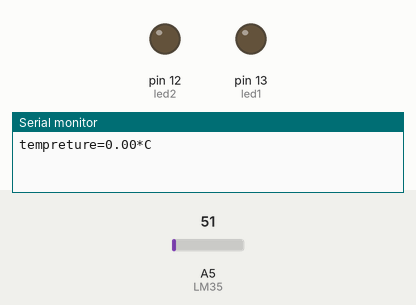
Bench run of a sketch on a simulated Arduino Uno, built with avr-gcc and run on an emulated ATmega328P. Shown: output pins drawn as LEDs (lit = HIGH), the last lines printed to the serial monitor. The test bench sets the inputs (shaded band); at power-on: A5 (LM35) = 51.

Above: at 0.1 s.
At 0.6 s:
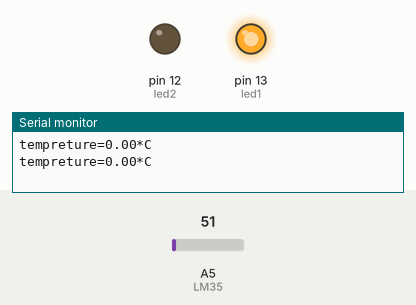
Timing chart, 0 to 2.1 s (numbered marks = the images above):
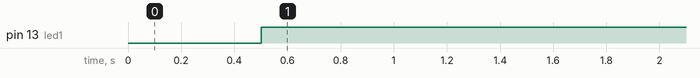

The sketch:

LM_35_tempreture_.ino
```cpp
int LM35 = A5;
int sensorvalue = 0;
int led1 = 13;
 int led2=12;
void setup() {
  // put you,r setup code here, to run once:
 pinMode(led1,OUTPUT);
 pinMode(led2,OUTPUT);
 Serial.begin(9600);


}

void loop() {
  // put your main code here, to run repeatedly:
sensorvalue = analogRead(LM35);
float nv=(sensorvalue/1024.0)/5000;
float temp =nv/10;
Serial.print("tempreture=");
Serial.print(temp);
Serial.print("*C");
Serial.println();
delay(500);
if(temp>0 && temp<50){
digitalWrite(led1,HIGH);
}
else{
  pinMode(led1,LOW);
  }
}
```

Measured:
- by itself, pin 13 (led1): LOW → HIGH at 0.50 s
